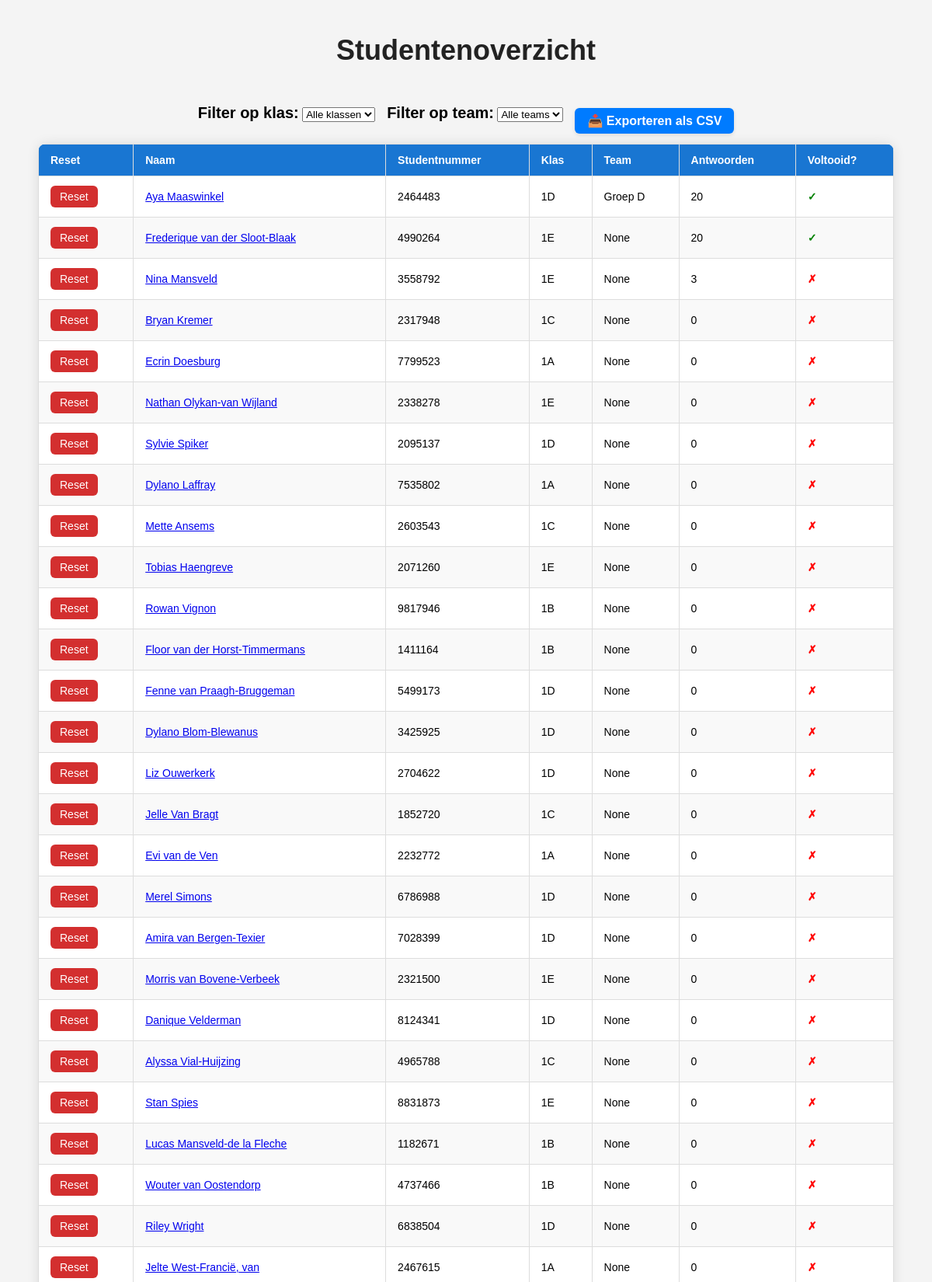
The app's page /admin/ (signed in, upper part) with its own data.
### app/models.py (models this page shows, shortened)
class Student(db.Model):
    __tablename__ = 'students'
    id = db.Column(db.Integer, primary_key=True)
    student_number = db.Column(db.String(10), unique=True, nullable=False)
    name = db.Column(db.String(100), nullable=False)
    student_class = db.Column(db.String(50), nullable=False)
    team = db.Column(db.String(50), nullable=True)
    completed = db.Column(db.Boolean, default=False)

### app/views/admin.py (the view)
@admin_bp.route('/')
@login_required
def dashboard():
    students = Student.query.all()
    student_data = []
    for student in students:
        answers = Answer.query.filter_by(student_number=student.student_number).count()
        completed = answers >= 20
        student_data.append({
            "name": student.name,
            "student_number": student.student_number,
            "student_class": student.student_class,
            "team": student.team,
            "completed": completed,
            "answers": answers
        })
    unique_classes = sorted(set(s["student_class"] for s in student_data if s["student_class"]))
    unique_teams = sorted(set(s["team"] for s in student_data if s["team"]))
    return render_template('admin/dashboard.html', students=student_data, unique_classes=unique_classes, unique_teams=unique_teams)

### app/views/admin.py (called while the page is built)
def login_required(view_func):
    @wraps(view_func)
    def wrapper(*args, **kwargs):
        if 'teacher_id' not in session:
            flash("Log eerst in om toegang te krijgen.", "warning")
            return redirect(url_for('auth.login'))
        return view_func(*args, **kwargs)
    return wrapper

### app/templates/admin/dashboard.html (shortened to what this page needs)
<!DOCTYPE html>
<html>
  <head>
    <link
      rel="stylesheet"
      href="{{ url_for('static', filename='style.css') }}"
    />
  </head>
  <body class="teacher-page">
    <h1>Studentenoverzicht</h1>
    <div style="display: flex; justify-content: center; align-items: center; gap: 15px; margin-bottom: 20px;">
      <div>
        <label for="classFilter"><strong>Filter op klas:</strong></label>
        <select id="classFilter" onchange="filterByClass()">
          <option value="all">Alle klassen</option>
        </select>
      </div>
      <div>
        <label for="teamFilter"><strong>Filter op team:</strong></label>
        <select id="teamFilter" onchange="filterByTeam()">
          <option value="all">Alle teams</option>
        </select>
      </div>
      <div style="margin-top: 20px; text-align: right;">
        <a href="{{ url_for('admin.export_students') }}" class="export-button">📥 Exporteren als CSV</a>
      </div>
    </div>
    <table id="studentTable">
      <thead>
        <tr>
          <th>Reset</th>
          <th onclick="sortTable(0, this)">Naam</th>
          <th onclick="sortTable(1, this)">Studentnummer</th>
          <th onclick="sortTable(2, this)">Klas</th>
          <th onclick="sortTable(3, this)">Team</th>
          <th onclick="sortTable(4, this)">Antwoorden</th>
          <th onclick="sortTable(5, this)">Voltooid?</th>
        </tr>
      </thead>
      <tbody>
        {% for s in students %}
        <tr>
          <td><button class="reset-button" onclick="resetAnswers('{{ s.student_number }}')">Reset</button></td>
          <td><a href="{{ url_for('admin.student_detail', student_number=s.student_number) }}">{{ s.name }}</a></td>
          <td>{{ s.student_number }}</td>
          <td>{{ s.student_class }}</td>
          <td>{{ s.team }}</td>
          <td>{{ s.answers }}</td>
          <td class="status">
            {% if s.completed %}
              <span class="completed">✓</span>
            {% else %}
              <span class="incomplete">✗</span>
            {% endif %}
          </td>
        </tr>
        {% endfor %}
      </tbody>
    </table>
  </body>
</html>

### app/static/style.css (style rules this page uses)
body { font-family: Arial, sans-serif; background-color: #f4f4f4; margin: 0; padding: 20px; }
h1 { text-align: center; font-size: 36px; margin-bottom: 40px; color: #222; }
label, .statement-label, .statement-text, .progress-text { font-size: 20px; }
button { transition: background-color 0.2s, transform 0.1s; }
.status { text-align: center; font-size: 20px; }
.completed { color: green; font-weight: bold; }
.incomplete { color: red; font-weight: bold; }
.teacher-page table { width: 95%; margin: auto; border-collapse: collapse; background: white; box-shadow: 0 0 15px rgba(0,0,0,0.1); border-radius: 10px; overflow: hidden; }
.teacher-page th, .teacher-page td { border: 1px solid #ddd; padding: 12px 15px; text-align: left; font-size: 14px; }
.teacher-page th { background-color: #1976d2; color: white; }
.teacher-page tr:nth-child(even) { background-color: #f9f9f9; }
th { cursor: pointer; position: relative; }
.reset-button { background-color: #d32f2f; color: white; border: none; padding: 6px 12px; border-radius: 6px; cursor: pointer; font-size: 14px; transition: background-color 0.2s ease; }
.export-button { padding: 8px 16px; background-color: #007bff; color: white; text-decoration: none; border-radius: 6px; font-weight: bold; transition: background-color 0.3s ease; box-shadow: 0 2px 5px rgba(0, 0, 0, 0.1); }

### records on screen
Student: name "Aya Maaswinkel", student_number "2464483", student_class "1D", team "Groep D", answers "20"
Student: name "Frederique van der Sloot-Blaak", student_number "4990264", student_class "1E", team "None", answers "20"
Student: name "Nina Mansveld", student_number "3558792", student_class "1E", team "None", answers "3"
Student: name "Bryan Kremer", student_number "2317948", student_class "1C", team "None", answers "0"
Student: name "Ecrin Doesburg", student_number "7799523", student_class "1A", team "None", answers "0"
Student: name "Nathan Olykan-van Wijland", student_number "2338278", student_class "1E", team "None", answers "0"
Student: name "Sylvie Spiker", student_number "2095137", student_class "1D", team "None", answers "0"
Student: name "Dylano Laffray", student_number "7535802", student_class "1A", team "None", answers "0"
Student: name "Mette Ansems", student_number "2603543", student_class "1C", team "None", answers "0"
Student: name "Tobias Haengreve", student_number "2071260", student_class "1E", team "None", answers "0"
Student: name "Rowan Vignon", student_number "9817946", student_class "1B", team "None", answers "0"
Student: name "Floor van der Horst-Timmermans", student_number "1411164", student_class "1B", team "None", answers "0"
Student: name "Fenne van Praagh-Bruggeman", student_number "5499173", student_class "1D", team "None", answers "0"
Student: name "Dylano Blom-Blewanus", student_number "3425925", student_class "1D", team "None", answers "0"
Student: name "Liz Ouwerkerk", student_number "2704622", student_class "1D", team "None", answers "0"
Student: name "Jelle Van Bragt", student_number "1852720", student_class "1C", team "None", answers "0"
Student: name "Evi van de Ven", student_number "2232772", student_class "1A", team "None", answers "0"
Student: name "Merel Simons", student_number "6786988", student_class "1D", team "None", answers "0"
Student: name "Amira van Bergen-Texier", student_number "7028399", student_class "1D", team "None", answers "0"
Student: name "Morris van Bovene-Verbeek", student_number "2321500", student_class "1E", team "None", answers "0"
Student: name "Danique Velderman", student_number "8124341", student_class "1D", team "None", answers "0"
Student: name "Alyssa Vial-Huijzing", student_number "4965788", student_class "1C", team "None", answers "0"
Student: name "Stan Spies", student_number "8831873", student_class "1E", team "None", answers "0"
Student: name "Lucas Mansveld-de la Fleche", student_number "1182671", student_class "1B", team "None", answers "0"
Student: name "Wouter van Oostendorp", student_number "4737466", student_class "1B", team "None", answers "0"
Student: name "Riley Wright", student_number "6838504", student_class "1D", team "None", answers "0"
Student: name "Jelte West-Francië, van", student_number "2467615", student_class "1A", team "None", answers "0"
